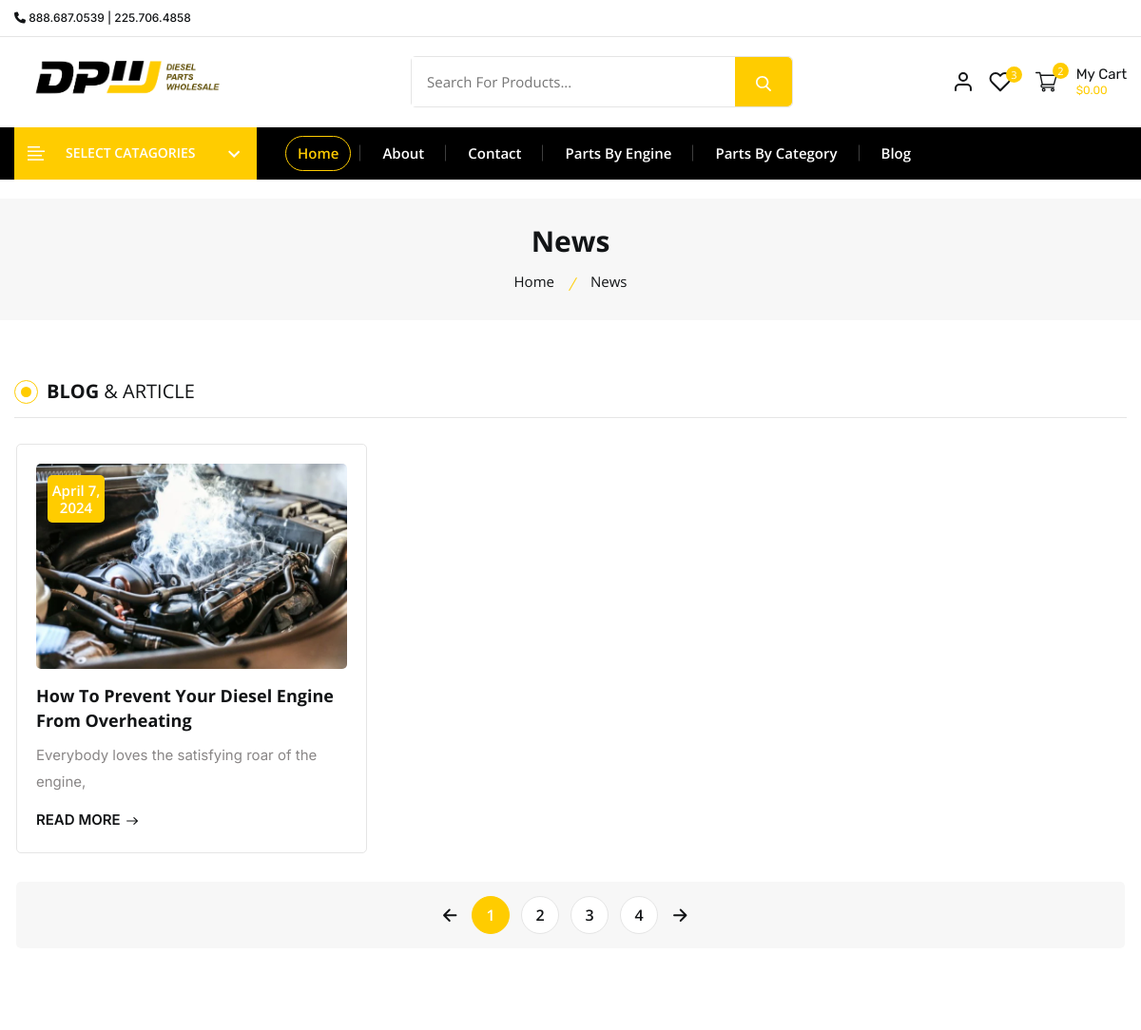
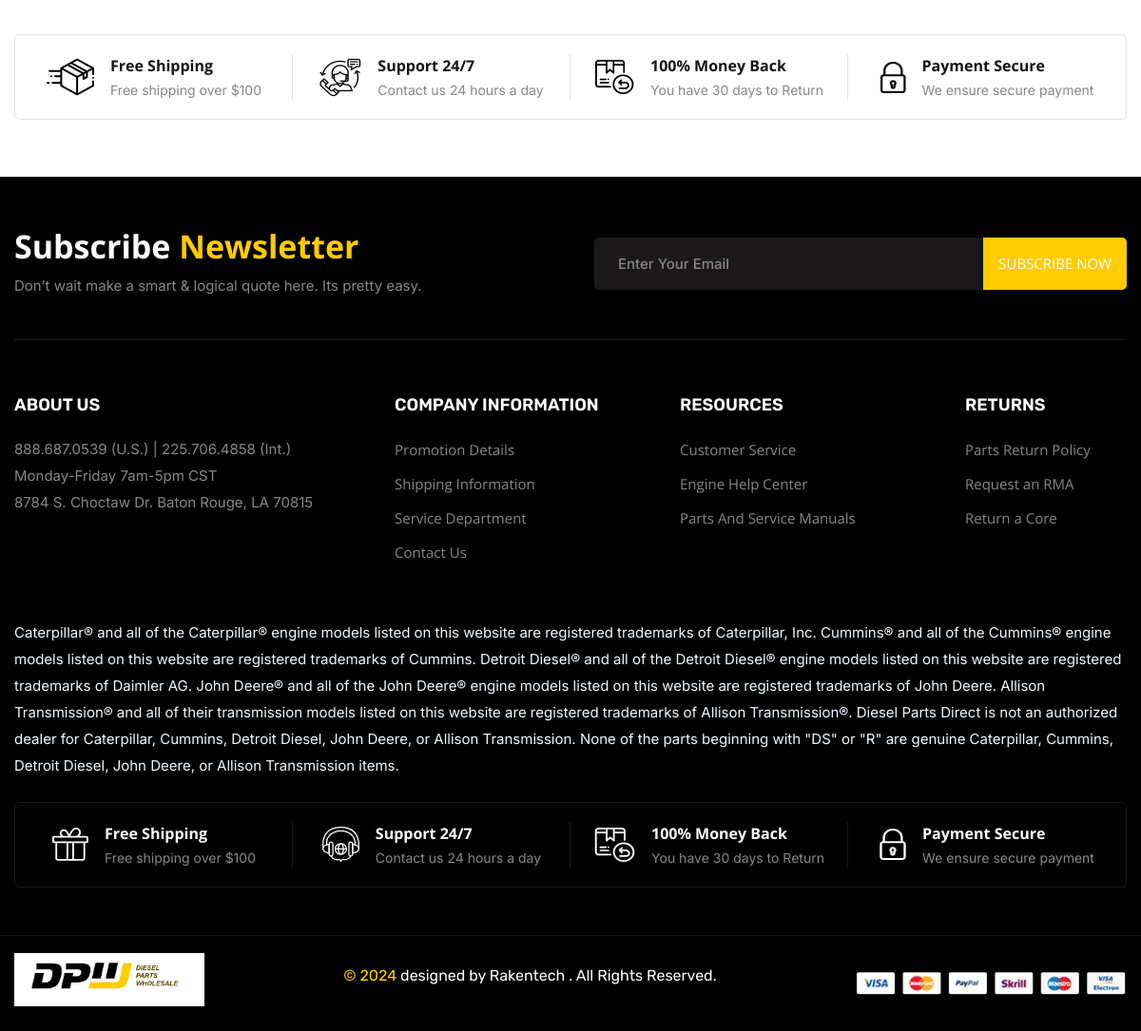
Screenshot of /blog/ with the database file from the repository (2 pictures, top to bottom).
### website/models.py (models this page shows)
class blogs(models.Model):
    submission_date = models.DateField(default=datetime.now, blank=True)
    title = models.CharField(max_length=1000000000,null=True)
    content = models.CharField(max_length=1000000000,null=True)
    image_file = models.ImageField(upload_to='media',null=True,default="None")
    def __str__(self):
        return (str(self.title))

### website/views.py (the view)
# urls.py: 2. Add a URL to urlpatterns:  path('blog/', include('blog.urls'))
def blog(request):
    blog = blogs.objects.all()
    print(blog)
    context = {
        'blogs':blog,
    }
    return render(request,'website/blog.html', context)

### website/context_processors.py (called while the page is built)
def categories(request):
    cat = Category.objects.all()
    subcat = Subcategory.objects.all()
    return {'categories':cat, 'subcat':subcat,}

### website/templates/website/blog.html (shortened to what this page needs)
{% extends 'website/base.html' %}
{% load static %}
{% block content %}
<main class="main__content_wrapper">
    <section class="breadcrumb__section breadcrumb__bg">
        <div class="container">
            <div class="row row-cols-1">
                <div class="col">
                    <div class="breadcrumb__content text-center">
                        <h1 class="breadcrumb__content--title mb-25">News</h1>
                        <ul class="breadcrumb__content--menu d-flex justify-content-center">
                            <li class="breadcrumb__content--menu__items"><a href="{% url 'index' %}">Home</a></li>
                            <li class="breadcrumb__content--menu__items"><span>News</span></li>
                        </ul>
                    </div>
                </div>
            </div>
        </div>
    </section>
    <section class="blog__section section--padding">
        <div class="container">
            <div class="section__heading border-bottom mb-30">
                <h2 class="section__heading--maintitle">Blog  <span>& article</span></h2>
            </div>
            <div class="blog__section--inner">
                <div class="row mb--n30">
                    {% for blog in blogs %}
                    <div class="col-lg-4 col-md-6 col-sm-6 mb-30">
                        <div class="blog__card">
                            <div class="blog__card--thumbnail">
                                <a class="blog__card--thumbnail__link" href="{% url 'blog_detail' blog.id %}"><img class="blog__card--thumbnail__img" src="{{blog.image_file.url}}" alt="blog-img"></a>
                                <span class="blog__card--meta__date">{{blog.submission_date}}</span>
                            </div>
                            <div class="blog__card--content">
                                <h3 class="blog__card--title"><a href="{% url 'blog_detail' blog.id %}">{{blog.title}}</a></h3>
                                <p class="blog__card--desc">{{ blog.content | slice:":50" | truncatechars:50 }} </p>
                                <div class="blog__card--footer d-flex justify-content-between align-items-center">
                                    <a class="blog__card--btn__link" href="{% url 'blog_detail' blog.id %}">Read more
                                    </a>
                                </div>
                            </div>
                        </div>
                    </div>
                    {% endfor %}
                </div>
                <div class="pagination__area bg__gray--color">
                    <nav class="pagination justify-content-center">
                        <ul class="pagination__wrapper d-flex align-items-center justify-content-center">
                            <li class="pagination__list">
                                <a href="blog.html" class="pagination__item--arrow  link ">
                                    <svg xmlns="http://www.w3.org/2000/svg"  width="22.51" height="20.443" viewBox="0 0 512 512"><path fill="none" stroke="currentColor" stroke-linecap="round" stroke-linejoin="round" stroke-width="48" d="M244 400L100 256l144-144M120 256h292"/></svg>
                                </a>
                            <li>
                            <li class="pagination__list"><span class="pagination__item pagination__item--current">1</span></li>
                            <li class="pagination__list"><a href="blog.html" class="pagination__item link">2</a></li>
                            <li class="pagination__list"><a href="blog.html" class="pagination__item link">3</a></li>
                            <li class="pagination__list"><a href="blog.html" class="pagination__item link">4</a></li>
                            <li class="pagination__list">
                                <a href="blog.html" class="pagination__item--arrow  link ">
                                    <svg xmlns="http://www.w3.org/2000/svg" width="22.51" height="20.443" viewBox="0 0 512 512"><path fill="none" stroke="currentColor" stroke-linecap="round" stroke-linejoin="round" stroke-width="48" d="M268 112l144 144-144 144M392 256H100"/></svg>
                                </a>
                        </ul>
                    </nav>
                </div>
            </div>
        </div>
    </section>
     <section class="shipping__section section--padding">
        <div class="container">
            <div class="shipping__inner mb-0 style2 d-flex">
                <div class="shipping__items style2 d-flex align-items-center">
                    <div class="shipping__icon">
                        <img src="{% static 'img/other/shipping1.webp' %}" alt="icon-img">
                    </div>
                    <div class="shipping__content">
                        <h2 class="shipping__content--title h3">Free Shipping</h2>
                        <p class="shipping__content--desc">Free shipping over $100</p>
                    </div>
                </div>
                <div class="shipping__items style2 d-flex align-items-center">
                    <div class="shipping__icon">
                        <img src="{% static 'img/other/shipping2.webp' %}" alt="icon-img">
                    </div>
                    <div class="shipping__content">
                        <h2 class="shipping__content--title h3">Support 24/7</h2>
                        <p class="shipping__content--desc">Contact us 24 hours a day</p>
                    </div>
                </div>
                <div class="shipping__items style2 d-flex align-items-center">
                    <div class="shipping__icon">
                        <img src="{% static 'img/other/shipping3.webp' %}" alt="icon-img">
                    </div>
                    <div class="shipping__content">
                        <h2 class="shipping__content--title h3">100% Money Back</h2>
                        <p class="shipping__content--desc">You have 30 days to Return</p>
                    </div>
                </div>
                <div class="shipping__items style2 d-flex align-items-center">
                    <div class="shipping__icon">
                        <img src="{% static 'img/other/shipping4.webp' %}" alt="icon-img">
                    </div>
                    <div class="shipping__content">
                        <h2 class="shipping__content--title h3">Payment Secure</h2>
                        <p class="shipping__content--desc">We ensure secure payment</p>
                    </div>
                </div>
            </div>
        </div>
    </section>
</main>
{% endblock %}

### rows the page displays
blogs: image_file (picture), submission_date "April 7, 2024", title "How To Prevent Your Diesel Engine From Overheating", content "Everybody loves the satisfying roar of the engine,"
